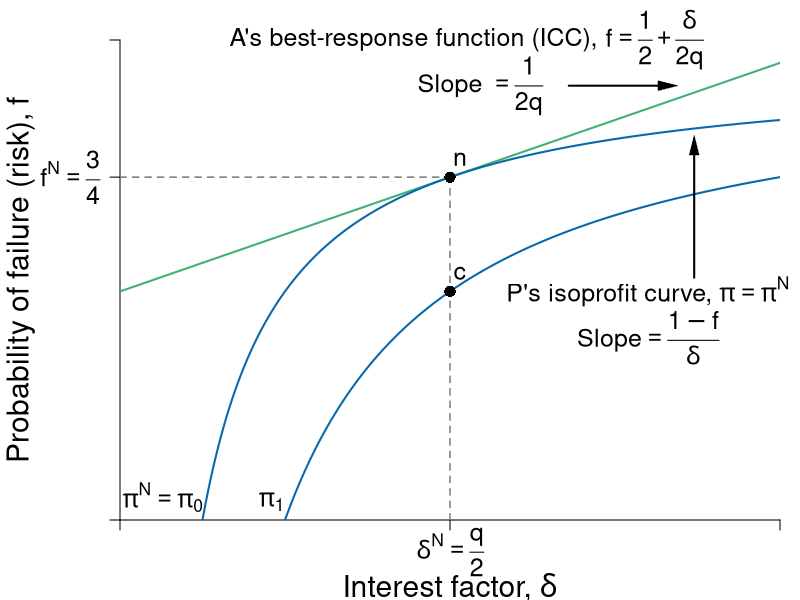

Source code (R):
#Graph Designer: Simon Halliday, Scott Cohn, Harriet Brookes Gray
#Authors: Bowles and Halliday
#Title: Coordination, Conflict and Competition: A Text in Microeconomics

library(shape)
pdf(file = "credit/non_contractual_risk_sparse.pdf", width = 8, height = 6)

#Set parameters for graphics
pointsize <- 1.8
axislabelsize <- 1.8
labelsize <- 1.5
namesize <- 1.8
annotatesize <- 1.5
graphlinewidth <- 2
segmentlinewidth <- 1.5

COL <- c("#7fc97f", "#beaed4", "#fdc086", "#ffff99", "#386cb0", "#f0027f", "#bf5b17", "#666666")
COLA <- c("#e0f3db", "#99d8c9","#66c2a4","#41ae76", "#238b45", "#005824")
COLB <- c("#c6dbef", "#4eb3d3", "#2b8cbe", "#0868ac","#084081")
COLC <- c("#fcfbfd", "#efedf5", "#dadaeb", "#bcbddc", "#9e9ac8", "#807dba", "#6a51a3", "#54278f", "#3f007d")
grays <- gray.colors(25, start = 1, end = 0, alpha = 1)

#Edited the margins to cater for the larger LHS labels
par(mar =  c(4, 6, 2, 1))

brfFn <- function(delta, q = 1) {
  .5 + (delta / (2 * q)) 
}

PCFn <- function(delta, q = 1) {
  delta/q
}

isoreturnFn <- function(delta, pi=0.125) {
  1 - (pi)/delta
}


yFn <- function(d1, f1, q = 1){
  q*f1*(1 - f1) - d1*(1 - f1)
}

profitFn <- function(d1, q = 1){
  d1/2 - (1/(2*q))*(d1)^2
}

ylow <- function(delta, q = 1, ybar = 0.0625){
  (-sqrt(delta^2 - 2*delta*q + q^2 - 4*q*ybar) + delta + q)/(2*q)
}

yhigh <- function(delta, q = 1, ybar = 0.0625){
  (sqrt(delta^2 - 2*delta*q + q^2 - 4*q*ybar) + delta + q)/(2*q)
}

xlims <- c(0, 1)
ylims <- c(0, 1.05)

npts <- 501 
d1 <- seq(xlims[1], xlims[2], length.out = npts)
f1 <- seq(ylims[1], ylims[2], length.out = npts) 
a <- c(0.0625)

plot(0, 0, xlim = xlims, ylim = ylims, type = "n",
     xlab = expression(paste("")),
     ylab = expression(paste("")), 
     xaxt = "n", 
     yaxt = "n", 
     cex.lab = axislabelsize, 
     bty = "n", 
     xaxs = "i", 
     yaxs = "i"
)


ticksy <- c(ylims[1], brfFn(delta = 0.5), ylims[2])
ylabels <- c(NA, expression(paste(f^{N} == frac(3,4))), NA)
ticksx <- c(xlims[1], 0.5, xlims[2])
xlabels <- c(NA, NA, NA)
#xlabels <- c(NA, expression(paste(delta^{N} == frac(q,2))), NA)

axis(1, at = ticksx, pos = 0, labels = xlabels, cex.axis = labelsize)
axis(2, at = ticksy, pos = 0, labels = ylabels, las = 1, cex.axis = labelsize)

text(0.5, -0.07, expression(paste(delta^{N} == frac(q,2))), xpd = TRUE, cex = labelsize) 


npts <- 503 
xx1 <- seq(xlims[1], xlims[2], length.out = npts)
xx2 <- seq(0, 1, length.out = npts)

#xpoly1 <- seq(from = 0.168, to = 0.5, length.out = 500)
#ypoly1 <- ylow(xpoly1)
#ypoly2 <- isoreturnFn(xpoly1)
#polygon(x = c(xpoly1, rev(xpoly1)), y = c(ypoly1, rev(ypoly2)), col = COL[4], density = NULL, border = NA)


#Draw the graphs
lines(xx1, brfFn(xx1), col = COLA[4], lwd = graphlinewidth)
#lines(xx1, PCFn(xx1), col = COLA[2], lwd = graphlinewidth)
lines(xx1, isoreturnFn(xx1), col = COLB[4], lwd = graphlinewidth)

lines(xx1, isoreturnFn(xx1, pi = .25), col = COLB[4], lwd = graphlinewidth)

# PC
#segments(0, 0, xlims[2], xlims[2])

#Axis labels
mtext(expression(paste("Interest factor, ", delta)), side = 1, line = 3.3, cex = axislabelsize)
text(-0.15, 0.5*(ylims[2]), expression(paste("Probability of failure (risk), ", f)), xpd = TRUE, cex = axislabelsize, srt = 90) 


# contour(d1, f1,
#         outer(d1, f1, yFn),
#         drawlabels = FALSE,
#         col = COLA[3],
#         lwd = graphlinewidth,
#         levels = a,
#         xaxs = "i",
#         yaxs = "i",
#         add = TRUE)
# 

segments(0.5, 0, 0.5, brfFn(delta = 0.5), lty = 2, col = grays[20] , lwd = segmentlinewidth)
segments(0, brfFn(delta = 0.5), 0.5, brfFn(delta = 0.5), lty = 2, col = grays[20] , lwd = segmentlinewidth)

#Annotate points (4,4),(2,8),(8,2) on feasibility frontier
text(0.5 + 0.015, isoreturnFn(0.5) + 0.04, expression(paste(n)), cex = labelsize)
points(0.5, isoreturnFn(0.5), pch = 16, col = "black", cex = 1.5)

text(0.5 + 0.015, isoreturnFn(0.5, pi = 0.25) + 0.04, expression(paste(c)), cex = labelsize)
points(0.5, isoreturnFn(0.5, pi = 0.25), pch = 16, col = "black", cex = 1.5)

#text(0.375 + 0.02, 0.6 + 0.03, expression(paste(b)), cex = labelsize)
#points(0.375, 0.6, pch = 16, col = "black", cex = 1.5)

#text(0.2, 0.85, expression(paste(y == y^{n})), cex = labelsize)

text(0.45, 1.05, expression(paste("A's best-response function (ICC), ")), cex = labelsize, xpd = TRUE)
text(0.81, 1.05, expression(paste(f == frac(1,2) + frac(delta, 2*q))), cex = labelsize, xpd =TRUE)

# text(0.1, 0.6, expression(paste("ICC")), cex = labelsize, xpd = TRUE)

text(0.5, 0.95, expression(paste("Slope")), cex = labelsize, xpd = TRUE)
text(0.6, 0.95, expression(paste(phantom()== frac(1,2*q))), cex = labelsize)

Arrows(0.68, 0.95, 0.83, 0.95, col = "black", lty = 1, lwd = 2, arr.type = "triangle", arr.lwd = 0.5)


#text(0.64, 0.4, expression(paste("A's participation")), cex = labelsize)
#text(0.64, 0.34, expression(paste("constraint")), cex = labelsize)
#text(0.64, 0.22, expression(paste(f == frac(delta, q))), cex = labelsize)
#Arrows(0.64, 0.44, 0.64, 0.58, col = "black", lty = 1, lwd = 2, arr.type = "triangle", arr.lwd = 0.5)


text(0.8, 0.5, expression(paste("P's isoprofit curve, ", pi == pi^{N})), cex = labelsize, xpd = TRUE)
text(0.8, 0.4, expression(paste("Slope", phantom() == frac(1-f,delta))), cex = labelsize, xpd = TRUE)
#text(0.7, 0.53, expression(paste(pi == pi^{N})), cex = labelsize, xpd = TRUE)
Arrows(0.87, 0.53, 0.87, 0.82, col = "black", lty = 1, lwd = 2, arr.type = "triangle", arr.lwd = 0.5)

#text(0.3, 0.13, expression(paste("Pareto-improving")), cex = labelsize)
#text(0.3, 0.07, expression(paste("lens")), cex = labelsize)
#Arrows(0.3, 0.18, 0.3, 0.5, col = "black", lty = 1, lwd = 2, arr.type = "triangle", arr.lwd = 0.5)

text(0.065, 0.05, expression(paste(pi^N == pi[0])), cex = labelsize)
text(0.23, 0.04, expression(paste(pi[1])), cex = labelsize)


dev.off()
